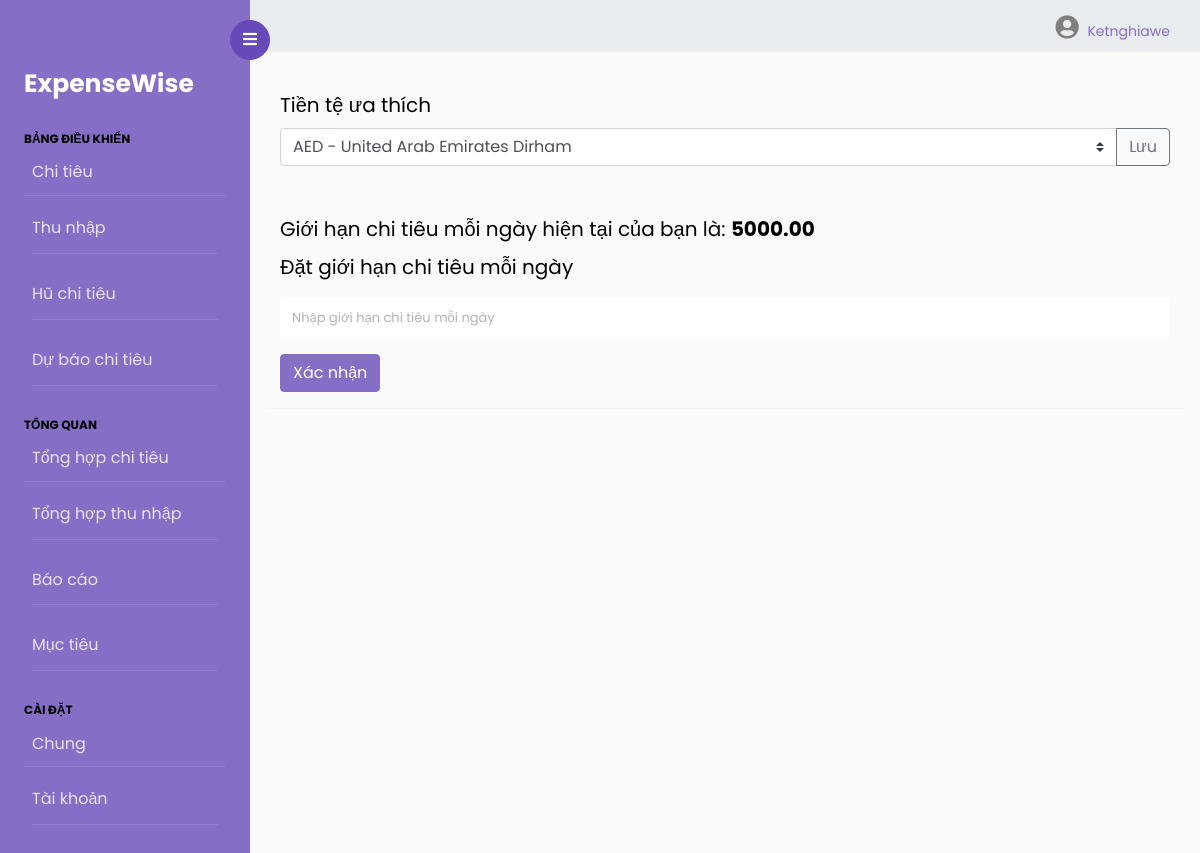
Page /preferences/ (signed in) on the earlier database version.
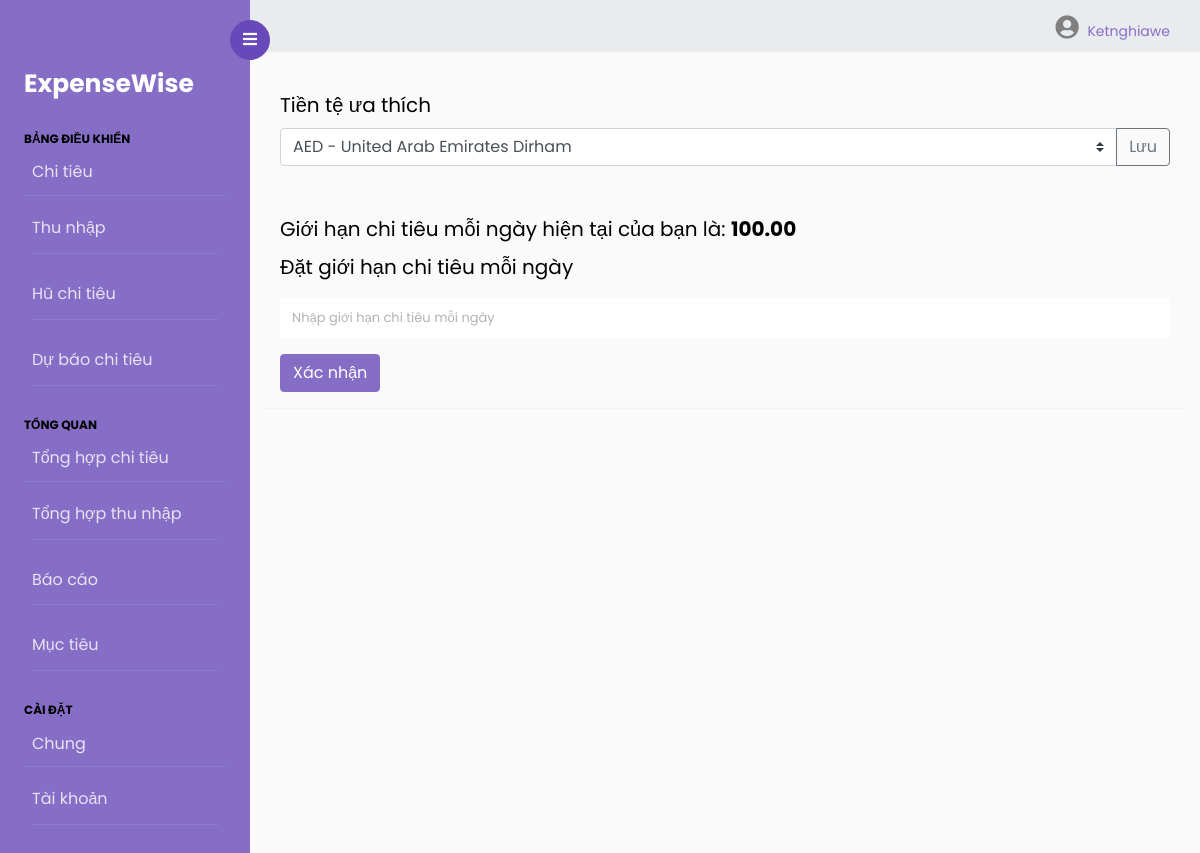
Same page on the later database version.
### expenses/models.py (models this page shows, shortened)
class ExpenseLimit(models.Model):
    owner = models.ForeignKey(to=User, on_delete=models.CASCADE)
    daily_expense_limit = models.DecimalField(max_digits=12, decimal_places=2)

### userpreferences/views.py (the view, shortened to what this page needs)
# urls.py: path('', views.index, name="expenses"),
@login_required(login_url='/authentication/login')
def index(request):
    daily_expense_limit, created = ExpenseLimit.objects.get_or_create(
    owner=request.user,
    defaults={
        'daily_expense_limit': 5000 # Replace with a default value for the limit
    }
)
    currency_data = []
    exists = UserPreference.objects.filter(user=request.user).exists()
    user_preferences = None
    if exists:
        user_preferences = UserPreference.objects.get(user=request.user)
    if request.method == "GET":
        file_path = os.path.join(settings.BASE_DIR, 'currencies.json')
        with open(file_path, 'r') as json_file:
            data = json.load(json_file)
            for k, v in data.items():
                currency_data.append({'name': k, 'value': v})
        return render(request, 'preferences/index.html', {'currencies': currency_data, 'user_preferences': user_preferences,'daily_expense_limit':daily_expense_limit.daily_expense_limit})

### templates/preferences/index.html (shortened to what this page needs)
{% extends 'base.html'%}
{% block content %}
<div class="container mt-4">
    <h5>Tiền tệ ưa thích</h5>
    <form action="{% url 'preferences'%}" method="post">
        <div class="input-group">
            <select name="currency" class="custom-select" id="inputGroupSelect04">
                {% for currency in currencies %}
                <option name="currency" value="{{ currency.name }} - {{ currency.value }}">
                    {{ currency.name }} - {{ currency.value }}
                </option>
                {% endfor %}
            </select>
            <div class="input-group-append">
                <input class="btn btn-outline-secondary" type="submit" value="Lưu" />
            </div>
        </div>
    </form>
</div>
<div class="container mt-5">
    <h5 class="mt-5">Giới hạn chi tiêu mỗi ngày hiện tại của bạn là: <b>{{ daily_expense_limit }}</b></h5>
    <form action="{% url 'set-daily-expense-limit' %}" method="POST">
        <div class="form-group">
            <h5><label for="exampleInputEmail1">Đặt giới hạn chi tiêu mỗi ngày</label></h5>
            <input type="number" class="form-control" id="exampleInputEmail1"
                placeholder="Nhập giới hạn chi tiêu mỗi ngày" name="daily_expense_limit">
        </div>
        <button type="submit" class="btn btn-primary">Xác nhận</button>
    </form>
</div>
<hr />
{% endblock %}

Differences in the rows shown:
changed ExpenseLimit: daily_expense_limit "5000.00" → "100.00"
